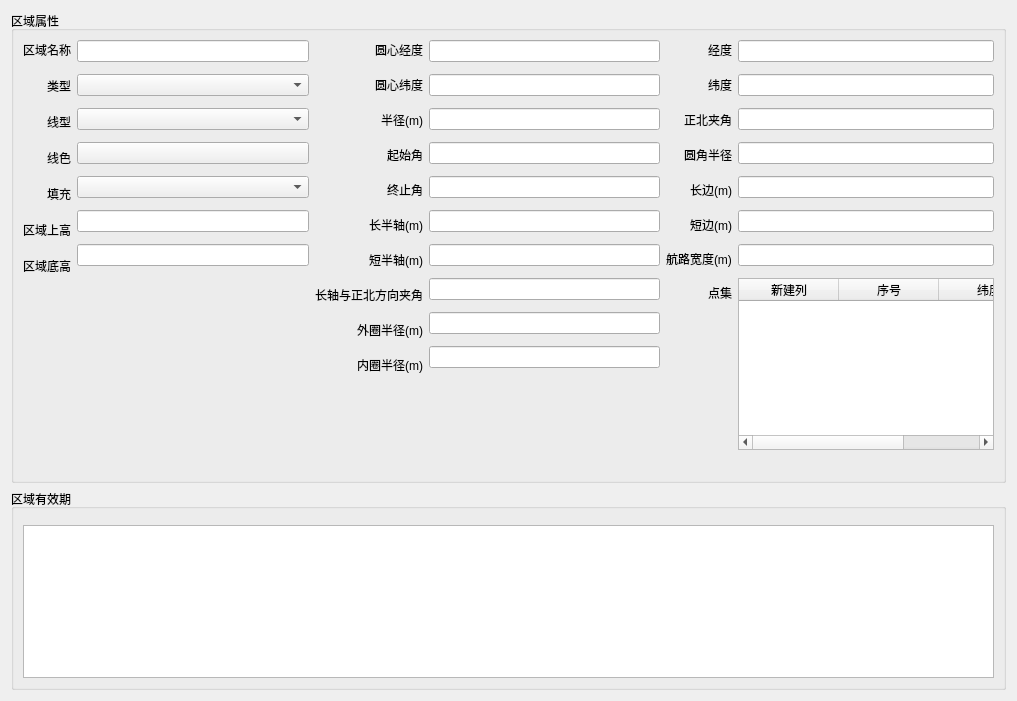
<?xml version="1.0" encoding="UTF-8"?>
<ui version="4.0">
 <class>CDlgZoneParameterEdit</class>
 <widget class="QWidget" name="CDlgZoneParameterEdit">
  <property name="geometry">
   <rect>
    <x>0</x>
    <y>0</y>
    <width>1017</width>
    <height>701</height>
   </rect>
  </property>
  <property name="windowTitle">
   <string>Form</string>
  </property>
  <layout class="QVBoxLayout" name="verticalLayout">
   <item>
    <widget class="QGroupBox" name="groupBox_2">
     <property name="title">
      <string>区域属性</string>
     </property>
     <layout class="QHBoxLayout" name="horizontalLayout_2">
      <item>
       <layout class="QVBoxLayout" name="verticalLayout_3">
        <property name="spacing">
         <number>16</number>
        </property>
        <property name="topMargin">
         <number>0</number>
        </property>
        <property name="bottomMargin">
         <number>0</number>
        </property>
        <item>
         <widget class="QLabel" name="label">
          <property name="minimumSize">
           <size>
            <width>0</width>
            <height>20</height>
           </size>
          </property>
          <property name="text">
           <string>区域名称</string>
          </property>
          <property name="alignment">
           <set>Qt::AlignRight|Qt::AlignTrailing|Qt::AlignVCenter</set>
          </property>
         </widget>
        </item>
        <item>
         <widget class="QLabel" name="label_2">
          <property name="minimumSize">
           <size>
            <width>0</width>
            <height>20</height>
           </size>
          </property>
          <property name="text">
           <string>类型</string>
          </property>
          <property name="alignment">
           <set>Qt::AlignRight|Qt::AlignTrailing|Qt::AlignVCenter</set>
          </property>
         </widget>
        </item>
        <item>
         <widget class="QLabel" name="label_3">
          <property name="minimumSize">
           <size>
            <width>0</width>
            <height>20</height>
           </size>
          </property>
          <property name="text">
           <string>线型</string>
          </property>
          <property name="alignment">
           <set>Qt::AlignRight|Qt::AlignTrailing|Qt::AlignVCenter</set>
          </property>
         </widget>
        </item>
        <item>
         <widget class="QLabel" name="label_5">
          <property name="minimumSize">
           <size>
            <width>0</width>
            <height>20</height>
           </size>
          </property>
          <property name="text">
           <string>线色</string>
          </property>
          <property name="alignment">
           <set>Qt::AlignRight|Qt::AlignTrailing|Qt::AlignVCenter</set>
          </property>
         </widget>
        </item>
        <item>
         <widget class="QLabel" name="label_4">
          <property name="minimumSize">
           <size>
            <width>0</width>
            <height>20</height>
           </size>
          </property>
          <property name="text">
           <string>填充</string>
          </property>
          <property name="alignment">
           <set>Qt::AlignRight|Qt::AlignTrailing|Qt::AlignVCenter</set>
          </property>
         </widget>
        </item>
        <item>
         <widget class="QLabel" name="label_6">
          <property name="minimumSize">
           <size>
            <width>0</width>
            <height>20</height>
           </size>
          </property>
          <property name="text">
           <string>区域上高</string>
          </property>
          <property name="alignment">
           <set>Qt::AlignRight|Qt::AlignTrailing|Qt::AlignVCenter</set>
          </property>
         </widget>
        </item>
        <item>
         <widget class="QLabel" name="label_7">
          <property name="minimumSize">
           <size>
            <width>0</width>
            <height>20</height>
           </size>
          </property>
          <property name="text">
           <string>区域底高</string>
          </property>
          <property name="alignment">
           <set>Qt::AlignRight|Qt::AlignTrailing|Qt::AlignVCenter</set>
          </property>
         </widget>
        </item>
        <item>
         <spacer name="verticalSpacer_2">
          <property name="orientation">
           <enum>Qt::Vertical</enum>
          </property>
          <property name="sizeHint" stdset="0">
           <size>
            <width>20</width>
            <height>40</height>
           </size>
          </property>
         </spacer>
        </item>
       </layout>
      </item>
      <item>
       <layout class="QVBoxLayout" name="verticalLayout_4">
        <property name="spacing">
         <number>12</number>
        </property>
        <property name="topMargin">
         <number>0</number>
        </property>
        <item>
         <widget class="QLineEdit" name="le_qymc"/>
        </item>
        <item>
         <widget class="QComboBox" name="comboBox"/>
        </item>
        <item>
         <widget class="CustomPenStyleComboBox" name="cb_xx"/>
        </item>
        <item>
         <widget class="CustomColorButton" name="pb_xs">
          <property name="text">
           <string/>
          </property>
         </widget>
        </item>
        <item>
         <widget class="CustomBrushStyleComboBox" name="cb_tc"/>
        </item>
        <item>
         <widget class="QLineEdit" name="le_sg"/>
        </item>
        <item>
         <widget class="QLineEdit" name="le_kydg">
          <property name="text">
           <string/>
          </property>
         </widget>
        </item>
        <item>
         <spacer name="verticalSpacer_3">
          <property name="orientation">
           <enum>Qt::Vertical</enum>
          </property>
          <property name="sizeHint" stdset="0">
           <size>
            <width>20</width>
            <height>40</height>
           </size>
          </property>
         </spacer>
        </item>
       </layout>
      </item>
      <item>
       <layout class="QVBoxLayout" name="verticalLayout_5">
        <property name="spacing">
         <number>15</number>
        </property>
        <property name="topMargin">
         <number>0</number>
        </property>
        <item>
         <widget class="QLabel" name="lb_yxjd">
          <property name="minimumSize">
           <size>
            <width>0</width>
            <height>20</height>
           </size>
          </property>
          <property name="text">
           <string>圆心经度</string>
          </property>
          <property name="alignment">
           <set>Qt::AlignRight|Qt::AlignTrailing|Qt::AlignVCenter</set>
          </property>
         </widget>
        </item>
        <item>
         <widget class="QLabel" name="lb_yxwd">
          <property name="minimumSize">
           <size>
            <width>0</width>
            <height>20</height>
           </size>
          </property>
          <property name="text">
           <string>圆心纬度</string>
          </property>
          <property name="alignment">
           <set>Qt::AlignRight|Qt::AlignTrailing|Qt::AlignVCenter</set>
          </property>
         </widget>
        </item>
        <item>
         <widget class="QLabel" name="lb_bj">
          <property name="minimumSize">
           <size>
            <width>0</width>
            <height>20</height>
           </size>
          </property>
          <property name="text">
           <string>半径(m)</string>
          </property>
          <property name="alignment">
           <set>Qt::AlignRight|Qt::AlignTrailing|Qt::AlignVCenter</set>
          </property>
         </widget>
        </item>
        <item>
         <widget class="QLabel" name="lb_qsj">
          <property name="minimumSize">
           <size>
            <width>0</width>
            <height>20</height>
           </size>
          </property>
          <property name="text">
           <string>起始角</string>
          </property>
          <property name="alignment">
           <set>Qt::AlignRight|Qt::AlignTrailing|Qt::AlignVCenter</set>
          </property>
         </widget>
        </item>
        <item>
         <widget class="QLabel" name="lb_zzj">
          <property name="minimumSize">
           <size>
            <width>0</width>
            <height>20</height>
           </size>
          </property>
          <property name="text">
           <string>终止角</string>
          </property>
          <property name="alignment">
           <set>Qt::AlignRight|Qt::AlignTrailing|Qt::AlignVCenter</set>
          </property>
         </widget>
        </item>
        <item>
         <widget class="QLabel" name="lb_cbz">
          <property name="minimumSize">
           <size>
            <width>0</width>
            <height>20</height>
           </size>
          </property>
          <property name="text">
           <string>长半轴(m)</string>
          </property>
          <property name="alignment">
           <set>Qt::AlignRight|Qt::AlignTrailing|Qt::AlignVCenter</set>
          </property>
         </widget>
        </item>
        <item>
         <widget class="QLabel" name="lb_dbz">
          <property name="minimumSize">
           <size>
            <width>0</width>
            <height>20</height>
           </size>
          </property>
          <property name="text">
           <string>短半轴(m)</string>
          </property>
          <property name="alignment">
           <set>Qt::AlignRight|Qt::AlignTrailing|Qt::AlignVCenter</set>
          </property>
         </widget>
        </item>
        <item>
         <widget class="QLabel" name="lb_czyzbfxjj">
          <property name="minimumSize">
           <size>
            <width>0</width>
            <height>20</height>
           </size>
          </property>
          <property name="text">
           <string>长轴与正北方向夹角</string>
          </property>
          <property name="alignment">
           <set>Qt::AlignRight|Qt::AlignTrailing|Qt::AlignVCenter</set>
          </property>
         </widget>
        </item>
        <item>
         <widget class="QLabel" name="lb_wbj">
          <property name="minimumSize">
           <size>
            <width>0</width>
            <height>20</height>
           </size>
          </property>
          <property name="text">
           <string>外圈半径(m)</string>
          </property>
          <property name="alignment">
           <set>Qt::AlignRight|Qt::AlignTrailing|Qt::AlignVCenter</set>
          </property>
         </widget>
        </item>
        <item>
         <widget class="QLabel" name="lb_nbj">
          <property name="minimumSize">
           <size>
            <width>0</width>
            <height>20</height>
           </size>
          </property>
          <property name="text">
           <string>内圈半径(m)</string>
          </property>
          <property name="alignment">
           <set>Qt::AlignRight|Qt::AlignTrailing|Qt::AlignVCenter</set>
          </property>
         </widget>
        </item>
        <item>
         <spacer name="verticalSpacer_4">
          <property name="orientation">
           <enum>Qt::Vertical</enum>
          </property>
          <property name="sizeHint" stdset="0">
           <size>
            <width>20</width>
            <height>40</height>
           </size>
          </property>
         </spacer>
        </item>
       </layout>
      </item>
      <item>
       <layout class="QVBoxLayout" name="verticalLayout_6">
        <property name="spacing">
         <number>12</number>
        </property>
        <item>
         <widget class="QLineEdit" name="le_yxjd"/>
        </item>
        <item>
         <widget class="QLineEdit" name="le_yxwd"/>
        </item>
        <item>
         <widget class="QLineEdit" name="le_bj"/>
        </item>
        <item>
         <widget class="QLineEdit" name="le_qsj"/>
        </item>
        <item>
         <widget class="QLineEdit" name="le_zzj"/>
        </item>
        <item>
         <widget class="QLineEdit" name="le_cbz"/>
        </item>
        <item>
         <widget class="QLineEdit" name="le_dbz"/>
        </item>
        <item>
         <widget class="QLineEdit" name="le_czyzbfxjj"/>
        </item>
        <item>
         <widget class="QLineEdit" name="le_wbj"/>
        </item>
        <item>
         <widget class="QLineEdit" name="le_nbj"/>
        </item>
        <item>
         <spacer name="verticalSpacer_5">
          <property name="orientation">
           <enum>Qt::Vertical</enum>
          </property>
          <property name="sizeHint" stdset="0">
           <size>
            <width>20</width>
            <height>40</height>
           </size>
          </property>
         </spacer>
        </item>
       </layout>
      </item>
      <item>
       <layout class="QVBoxLayout" name="verticalLayout_7">
        <property name="spacing">
         <number>15</number>
        </property>
        <item>
         <widget class="QLabel" name="lb_chang">
          <property name="minimumSize">
           <size>
            <width>0</width>
            <height>20</height>
           </size>
          </property>
          <property name="text">
           <string>经度</string>
          </property>
          <property name="alignment">
           <set>Qt::AlignRight|Qt::AlignTrailing|Qt::AlignVCenter</set>
          </property>
         </widget>
        </item>
        <item>
         <widget class="QLabel" name="lb_kuan">
          <property name="minimumSize">
           <size>
            <width>0</width>
            <height>20</height>
           </size>
          </property>
          <property name="text">
           <string>纬度</string>
          </property>
          <property name="alignment">
           <set>Qt::AlignRight|Qt::AlignTrailing|Qt::AlignVCenter</set>
          </property>
         </widget>
        </item>
        <item>
         <widget class="QLabel" name="lb_kuan_2">
          <property name="minimumSize">
           <size>
            <width>0</width>
            <height>20</height>
           </size>
          </property>
          <property name="text">
           <string>正北夹角</string>
          </property>
          <property name="alignment">
           <set>Qt::AlignRight|Qt::AlignTrailing|Qt::AlignVCenter</set>
          </property>
         </widget>
        </item>
        <item>
         <widget class="QLabel" name="lb_kuan_3">
          <property name="minimumSize">
           <size>
            <width>0</width>
            <height>20</height>
           </size>
          </property>
          <property name="text">
           <string>圆角半径</string>
          </property>
          <property name="alignment">
           <set>Qt::AlignRight|Qt::AlignTrailing|Qt::AlignVCenter</set>
          </property>
         </widget>
        </item>
        <item>
         <widget class="QLabel" name="lb_kuan_4">
          <property name="minimumSize">
           <size>
            <width>0</width>
            <height>20</height>
           </size>
          </property>
          <property name="text">
           <string>长边(m)</string>
          </property>
          <property name="alignment">
           <set>Qt::AlignRight|Qt::AlignTrailing|Qt::AlignVCenter</set>
          </property>
         </widget>
        </item>
        <item>
         <widget class="QLabel" name="lb_kuan_5">
          <property name="minimumSize">
           <size>
            <width>0</width>
            <height>20</height>
           </size>
          </property>
          <property name="text">
           <string>短边(m)</string>
          </property>
          <property name="alignment">
           <set>Qt::AlignRight|Qt::AlignTrailing|Qt::AlignVCenter</set>
          </property>
         </widget>
        </item>
        <item>
         <widget class="QLabel" name="lb_hlkd">
          <property name="text">
           <string>航路宽度(m)</string>
          </property>
         </widget>
        </item>
        <item>
         <widget class="QLabel" name="lb_dj">
          <property name="minimumSize">
           <size>
            <width>0</width>
            <height>20</height>
           </size>
          </property>
          <property name="text">
           <string>点集</string>
          </property>
          <property name="alignment">
           <set>Qt::AlignRight|Qt::AlignTrailing|Qt::AlignVCenter</set>
          </property>
         </widget>
        </item>
        <item>
         <spacer name="verticalSpacer">
          <property name="orientation">
           <enum>Qt::Vertical</enum>
          </property>
          <property name="sizeHint" stdset="0">
           <size>
            <width>20</width>
            <height>40</height>
           </size>
          </property>
         </spacer>
        </item>
       </layout>
      </item>
      <item>
       <layout class="QVBoxLayout" name="verticalLayout_8">
        <property name="spacing">
         <number>12</number>
        </property>
        <item>
         <widget class="QLineEdit" name="le_chang"/>
        </item>
        <item>
         <widget class="QLineEdit" name="le_kuan"/>
        </item>
        <item>
         <widget class="QLineEdit" name="lineEdit"/>
        </item>
        <item>
         <widget class="QLineEdit" name="lineEdit_2"/>
        </item>
        <item>
         <widget class="QLineEdit" name="lineEdit_3"/>
        </item>
        <item>
         <widget class="QLineEdit" name="lineEdit_4"/>
        </item>
        <item>
         <widget class="QLineEdit" name="le_hlkd"/>
        </item>
        <item>
         <widget class="QTableWidget" name="tw_dj">
          <property name="contextMenuPolicy">
           <enum>Qt::CustomContextMenu</enum>
          </property>
          <column>
           <property name="text">
            <string>新建列</string>
           </property>
          </column>
          <column>
           <property name="text">
            <string>序号</string>
           </property>
          </column>
          <column>
           <property name="text">
            <string>纬度</string>
           </property>
          </column>
         </widget>
        </item>
        <item>
         <spacer name="verticalSpacer_6">
          <property name="orientation">
           <enum>Qt::Vertical</enum>
          </property>
          <property name="sizeHint" stdset="0">
           <size>
            <width>20</width>
            <height>40</height>
           </size>
          </property>
         </spacer>
        </item>
       </layout>
      </item>
     </layout>
    </widget>
   </item>
   <item>
    <widget class="QGroupBox" name="groupBox">
     <property name="title">
      <string>区域有效期</string>
     </property>
     <layout class="QHBoxLayout" name="horizontalLayout" stretch="0">
      <property name="topMargin">
       <number>16</number>
      </property>
      <item>
       <widget class="QTableWidget" name="tableWidget"/>
      </item>
     </layout>
    </widget>
   </item>
  </layout>
 </widget>
 <customwidgets>
  <customwidget>
   <class>CustomColorButton</class>
   <extends>QPushButton</extends>
   <header>customcolorbutton.h</header>
  </customwidget>
  <customwidget>
   <class>CustomPenStyleComboBox</class>
   <extends>QComboBox</extends>
   <header>custompenstylecombobox.h</header>
  </customwidget>
  <customwidget>
   <class>CustomBrushStyleComboBox</class>
   <extends>QComboBox</extends>
   <header>custombrushstylecombobox.h</header>
  </customwidget>
 </customwidgets>
 <resources/>
 <connections/>
</ui>
